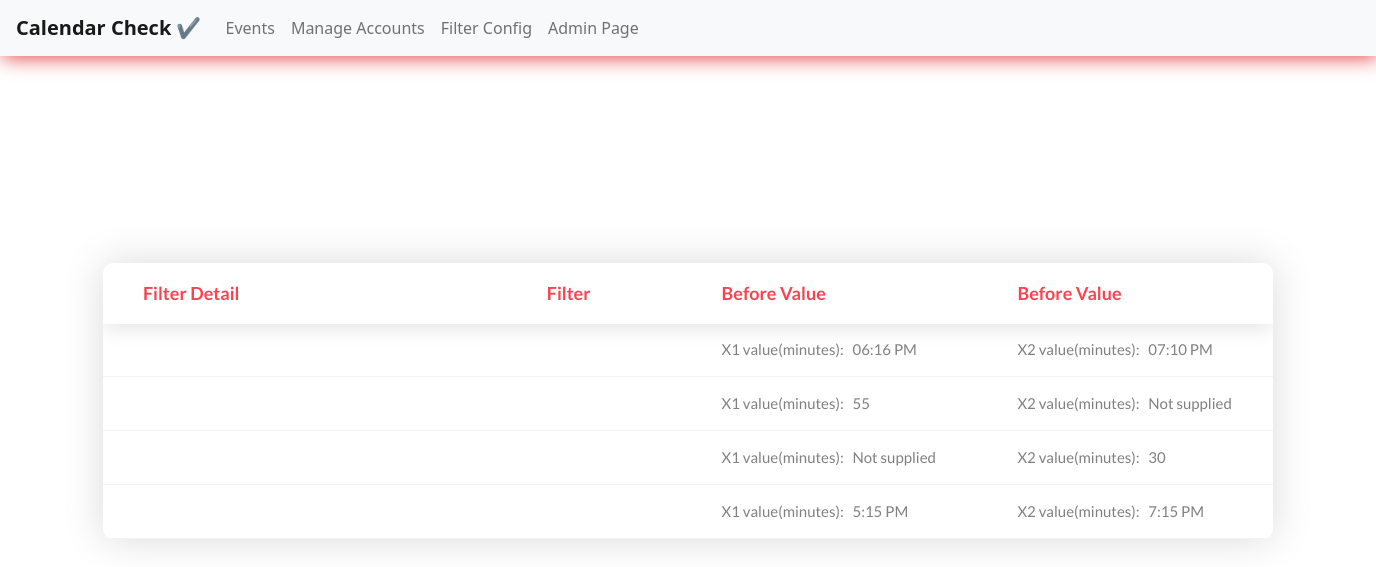
/filter, run on an earlier commit of the app's database.
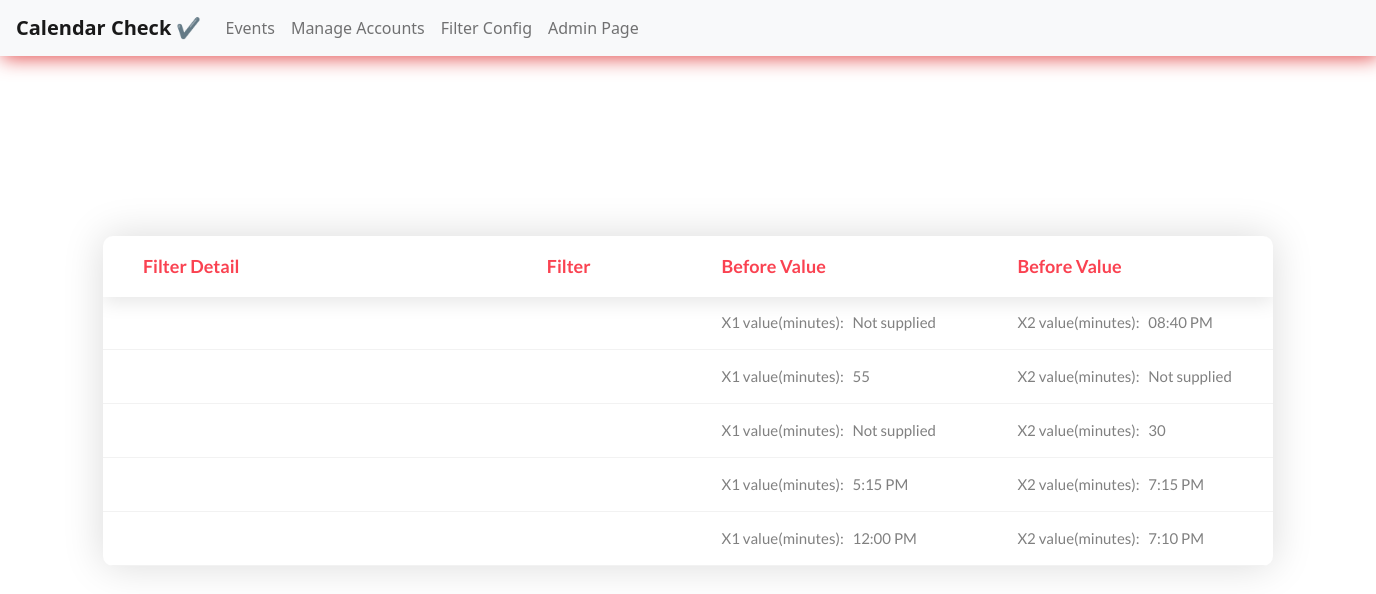
And on a later commit of the database.
### cal/models.py (models this page shows, shortened)
class Filter(models.Model):
    filter_detail = models.CharField('Filter Detail', max_length=300, null=True)
    keyword = models.CharField(max_length=30, choices=keyword)
    X1 = models.CharField('value to set(X1)', max_length=200, null=True, blank=True)
    X2 = models.CharField('value to set(X2)', max_length=200, null=True, blank=True)
    add_temperature = models.BooleanField('Add Temperature?', default=False)
    Temperature_X1 = models.FloatField('Temperature value (X1)', null=True, blank=True)
    Temperature_X2 = models.FloatField('Temperature value (X2)', null=True, blank=True)
    class Meta:
        verbose_name_plural = "FIlters"

### cal/views.py (the view)
# urls.py: path('filter', filter_config, name='filter'),
def filter_config(request):
    filters = Filter.objects.all()
    context = {'filters': filters}
    return render(request, 'cal/filter_config.html', context)

### cal/templates/cal/filter_config.html
{% extends 'index.html' %}
{% block content %}
<div class="limiter">
    <div class="container-table100">
        <div class="wrap-table100">
            <div class="table100 ver2 m-b-110">
                <div class="table100-head">
                    <table>
                        <thead>
                            <tr class="row100 head">
                                <th class="cell100 column1">Filter Detail</th>
                                <th class="cell100 column2">Filter</th>
                                <th class="cell100 column3">Before Value</th>
                                <th class="cell100 column4">Before Value</th>
                            </tr>
                        </thead>
                    </table>
                </div>
                <div class="table100-body js-pscroll">
                    <table>
                        <tbody>
                            {% for filter in filters %}
                            {% if filter.name == 'Temperature' %}
                            <tr class="row100 body">
                                <td class="cell100 column1">{{ filter.detail }}</td>
                                <td class="cell100 column2">{{ filter.name }}</td>
                                <td class="cell100 column3">X1 value(Celsius): &nbsp; {{ filter.X1|default_if_none:"Not supplied" }}</td>
                                <td class="cell100 column4">X2 value(Celsius): &nbsp; {{ filter.X2|default_if_none:"Not supplied" }}</td>
                            </tr>
                            {% else %}
                            <tr class="row100 body">
                                <td class="cell100 column1">{{ filter.detail }}</td>
                                <td class="cell100 column2">{{ filter.name }}</td>
                                <td class="cell100 column3">X1 value(minutes): &nbsp; {{ filter.X1|default_if_none:"Not supplied" }}</td>
                                <td class="cell100 column4">X2 value(minutes): &nbsp; {{ filter.X2|default_if_none:"Not supplied" }}</td>
                            </tr>
                            {% endif %}
                            {% endfor %}
                        </tbody>
                    </table>
                </div>
            </div>
        </div>
    </div>
</div>
{% endblock content %}

### templates/index.html (shortened to what this page needs)
{% load static %}
<!DOCTYPE html>
<html lang="en">
<head>
	<link rel="stylesheet" type="text/css" href="{% static 'vendor/bootstrap/css/bootstrap.min.css' %}">
	<link rel="stylesheet" type="text/css" href="{% static 'fonts/font-awesome-4.7.0/css/font-awesome.min.css' %}">
	<link rel="stylesheet" type="text/css" href="{% static 'vendor/animate/animate.css' %}">
	<link rel="stylesheet" type="text/css" href="{% static 'vendor/select2/select2.min.css' %}">
	<link rel="stylesheet" type="text/css" href="{% static 'vendor/perfect-scrollbar/perfect-scrollbar.css' %}">
	<link rel="stylesheet" type="text/css" href="{% static 'css/util.css' %}">
	<link rel="stylesheet" type="text/css" href="{% static 'css/main.css' %}">
	<link href="https://cdn.jsdelivr.net/npm/bootstrap@5.1.3/dist/css/bootstrap.min.css" rel="stylesheet">
</head>
<body>
	<nav class="navbar navbar-expand-lg navbar-light bg-light" style="box-shadow: 2px 2px 20px rgb(226, 74, 74);">
		<a class="navbar-brand" href="{% url 'home' %}"><strong>Calendar Check &#10004;</strong></a>
		<div class="collapse navbar-collapse" id="navbarNav">
			<ul class="navbar-nav">
				<li class="nav-item ">
					<a class="nav-link" href="{% url 'home' %}">Events</a>
				</li>
				<li class="nav-item">
					<a class="nav-link" href="{% url 'manage-accounts' %}">Manage Accounts</a>
				</li>
				<li class="nav-item">
					<a class="nav-link" href="{% url 'filter' %}">Filter Config</a>
				</li>
				<li class="nav-item">
					<a class="nav-link" href="/admin">Admin Page</a>
				</li>
			</ul>
		</div>
	</nav>
	{% block content %}
	{% endblock content %}
</body>
</html>

### static/css/main.css (style rules this page uses)
* { margin: 0px; padding: 0px; box-sizing: border-box; }
body, html { height: 100%; font-family: sans-serif; }
a { margin: 0px; transition: all 0.4s; -webkit-transition: all 0.4s; -o-transition: all 0.4s; -moz-transition: all 0.4s; }
ul, li { margin: 0px; list-style-type: none; }
.js-pscroll { position: relative; overflow: hidden; }
.limiter { width: 1366px; margin: 0 auto; }
.container-table100 { width: 100%; min-height: 100vh; background: #fff; display: -webkit-box; display: -webkit-flex; display: -moz-box; display: -ms-flexbox; display: flex; align-items: center; justify-content: center; flex-wrap: wrap; padding: 33px 30px; }
.wrap-table100 { width: 1170px; }
.table100 { background-color: #fff; }
table { width: 100%; }
th, td { font-weight: unset; padding-right: 10px; }
.column1 { width: 33%; padding-left: 40px; }
.column2 { width: 13%; }
.column3 { width: 22%; }
.column4 { width: 19%; }
.table100-head th { padding-top: 18px; padding-bottom: 18px; }
.table100-body td { padding-top: 16px; padding-bottom: 16px; }
.table100 { position: relative; padding-top: 60px; }
.table100-head { position: absolute; width: 100%; top: 0; left: 0; }
.table100-body { max-height: 585px; overflow: auto; }
.table100.ver2 .table100-head { box-shadow: 0 5px 20px 0px rgba(0, 0, 0, 0.1); -moz-box-shadow: 0 5px 20px 0px rgba(0, 0, 0, 0.1); -webkit-box-shadow: 0 5px 20px 0px rgba(0, 0, 0, 0.1); -o-box-shadow: 0 5px 20px 0px rgba(0, 0, 0, 0.1); -ms-box-shadow: 0 5px 20px 0px rgba(0, 0, 0, 0.1); }
.table100.ver2 th { font-family: Lato-Bold; font-size: 18px; color: #fa4251; line-height: 1.4; background-color: transparent; }
.table100.ver2 td { font-family: Lato-Regular; font-size: 15px; color: #808080; line-height: 1.4; }
.table100.ver2 .table100-body tr { border-bottom: 1px solid #f2f2f2; }
.table100.ver2 { border-radius: 10px; overflow: hidden; box-shadow: 0 0px 40px 0px rgba(0, 0, 0, 0.15); -moz-box-shadow: 0 0px 40px 0px rgba(0, 0, 0, 0.15); -webkit-box-shadow: 0 0px 40px 0px rgba(0, 0, 0, 0.15); -o-box-shadow: 0 0px 40px 0px rgba(0, 0, 0, 0.15); -ms-box-shadow: 0 0px 40px 0px rgba(0, 0, 0, 0.15); }

What changed in the data, as far as the page shows it:
changed Filter (number 1 of 5 on the later page): X1 "06:16 PM" → "Not supplied"; X2 "07:10 PM" → "08:40 PM"
added Filter: X1 "12:00 PM", X2 "7:10 PM"
